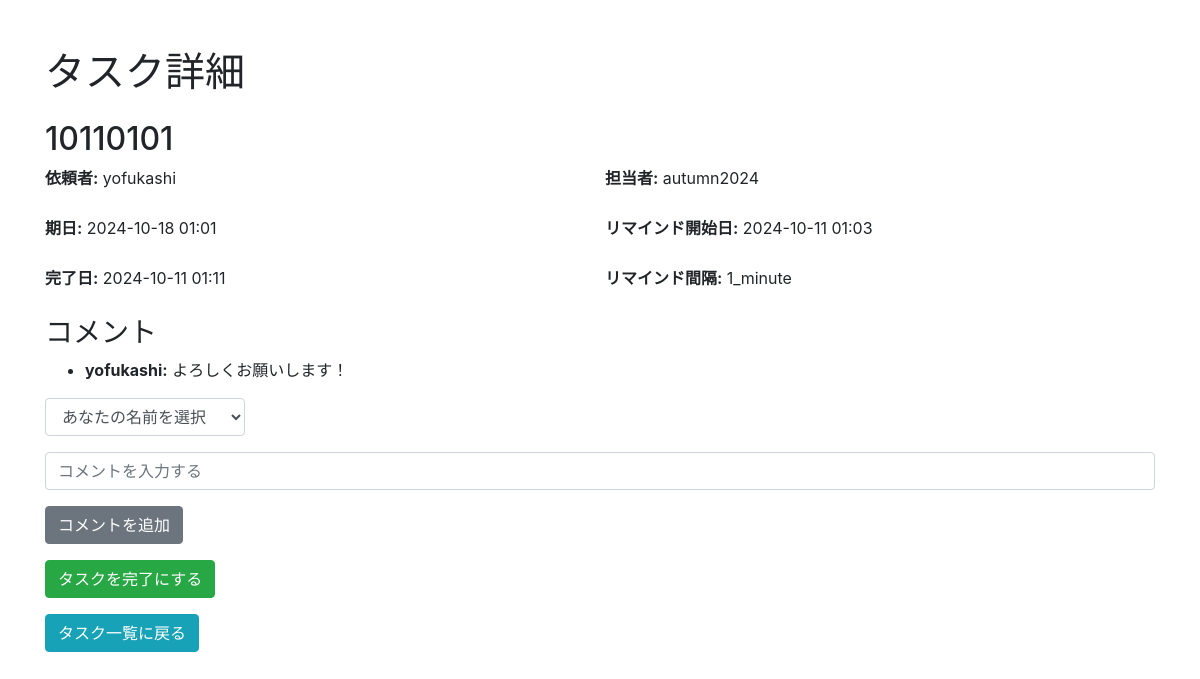
/task/3, run on the app's committed database.
### models.py (models this page shows)
class Task(db.Model):
    id = db.Column(db.Integer, primary_key=True)
    title = db.Column(db.String(100), nullable=False)
    due_date = db.Column(db.DateTime, nullable=False)
    requester_id = db.Column(db.Integer, db.ForeignKey('user.id'), nullable=False)
    assignee_id = db.Column(db.Integer, db.ForeignKey('user.id'), nullable=False)
    remind_start_date = db.Column(db.DateTime, nullable=False)
    remind_interval = db.Column(db.String(10), nullable=False)
    is_completed = db.Column(db.Boolean, default=False)
    completed_at = db.Column(db.DateTime, nullable=True)
    last_remind_time = db.Column(db.DateTime, nullable=True)  # 追加されたフィールド
    requester = db.relationship('User', foreign_keys=[requester_id], backref='requested_tasks')
    assignee = db.relationship('User', foreign_keys=[assignee_id], backref='assigned_tasks')
    comments = db.relationship('Comment', backref='task', lazy=True)

class User(db.Model):
    id = db.Column(db.Integer, primary_key=True)
    username = db.Column(db.String(100), unique=True, nullable=False)
    email = db.Column(db.String(120), unique=True, nullable=False)
    team_id = db.Column(db.Integer, db.ForeignKey('team.id'), nullable=False)

class Comment(db.Model):
    id = db.Column(db.Integer, primary_key=True)
    task_id = db.Column(db.Integer, db.ForeignKey('task.id'), nullable=False)
    user_id = db.Column(db.Integer, db.ForeignKey('user.id'), nullable=False)
    content = db.Column(db.String(500), nullable=False)
    user = db.relationship('User', backref='user_comments')  # 名前を変更して競合を避ける

### routes.py (the view)
@main.route('/task/<int:task_id>', methods=['GET'])
def task_detail(task_id):
    task = Task.query.get_or_404(task_id)
    requester = User.query.get(task.requester_id)
    comments = Comment.query.filter_by(task_id=task_id).all()
    users = User.query.all()
    return render_template('task_detail.html', task=task, requester=requester, comments=comments, users=users)

### templates/task_detail.html (shortened to what this page needs)
<!DOCTYPE html>
<html lang="ja">
<head>
    <link rel="stylesheet" href="https://stackpath.bootstrapcdn.com/bootstrap/4.5.2/css/bootstrap.min.css">
</head>
<body>
    <div class="container mt-5">
        <h1 class="mb-4">タスク詳細</h1>
        <h2>{{ task.title }}</h2>
        <div class="row-flex">
            <div class="col-half">
                <p><strong>依頼者:</strong> {{ requester.username }}</p>
            </div>
            <div class="col-half">
                <p><strong>担当者:</strong> {{ task.assignee.username }}</p>
            </div>
        </div>
        <div class="row-flex">
            <div class="col-half">
                <p><strong>期日:</strong> {{ task.due_date.strftime('%Y-%m-%d %H:%M') }}</p>
            </div>
            <div class="col-half">
                <p><strong>リマインド開始日:</strong> {{ task.remind_start_date.strftime('%Y-%m-%d %H:%M') }}</p>
            </div>
        </div>
        <div class="row-flex">
            <div class="col-half">
                <p><strong>完了日:</strong> {{ task.completed_at.strftime('%Y-%m-%d %H:%M') if task.completed_at else '未完了' }}</p>
            </div>
            <div class="col-half">
                <p><strong>リマインド間隔:</strong> {{ task.remind_interval }}</p>
            </div>
        </div>
        <h3>コメント</h3>
        <ul>
            {% for comment in comments %}
                <li><strong>{{ comment.user.username }}:</strong> {{ comment.content }}</li>
            {% endfor %}
        </ul>
        <form action="{{ url_for('main.add_comment', task_id=task.id) }}" method="POST" class="mb-3">
            <div class="input-group mb-3">
                <select name="username" required class="form-control compact-select">
                    <option value="" disabled selected>あなたの名前を選択</option>
                </select>
            </div>
            <input type="text" name="comment" placeholder="コメントを入力する" required class="form-control mb-3">
            <button type="submit" class="btn btn-secondary">コメントを追加</button>
        </form>
        <form action="{{ url_for('main.complete_task', task_id=task.id) }}" method="POST" class="mb-3">
            <button type="submit" class="btn btn-success">タスクを完了にする</button>
        </form>
        <div>
            <a href="{{ url_for('main.task_list') }}" class="btn btn-info">タスク一覧に戻る</a>
        </div>
    </div>
</body>
</html>

### templates/task_detail.html (style rules this page uses)
.row-flex { display: flex; justify-content: space-between; margin-bottom: 10px; }
.col-half { flex: 1; margin-right: 10px; }
.col-half:last-child { margin-right: 0; }
.compact-select { max-width: 200px; width: 100%; }

### data on the page
Task: title "10110101", due_date "2024-10-18 01:01", remind_start_date "2024-10-11 01:03", completed_at "2024-10-11 01:11", remind_interval "1_minute"
User: username "yofukashi"
User: assignee.username "autumn2024"
Comment: user.username "yofukashi", content "よろしくお願いします！"
